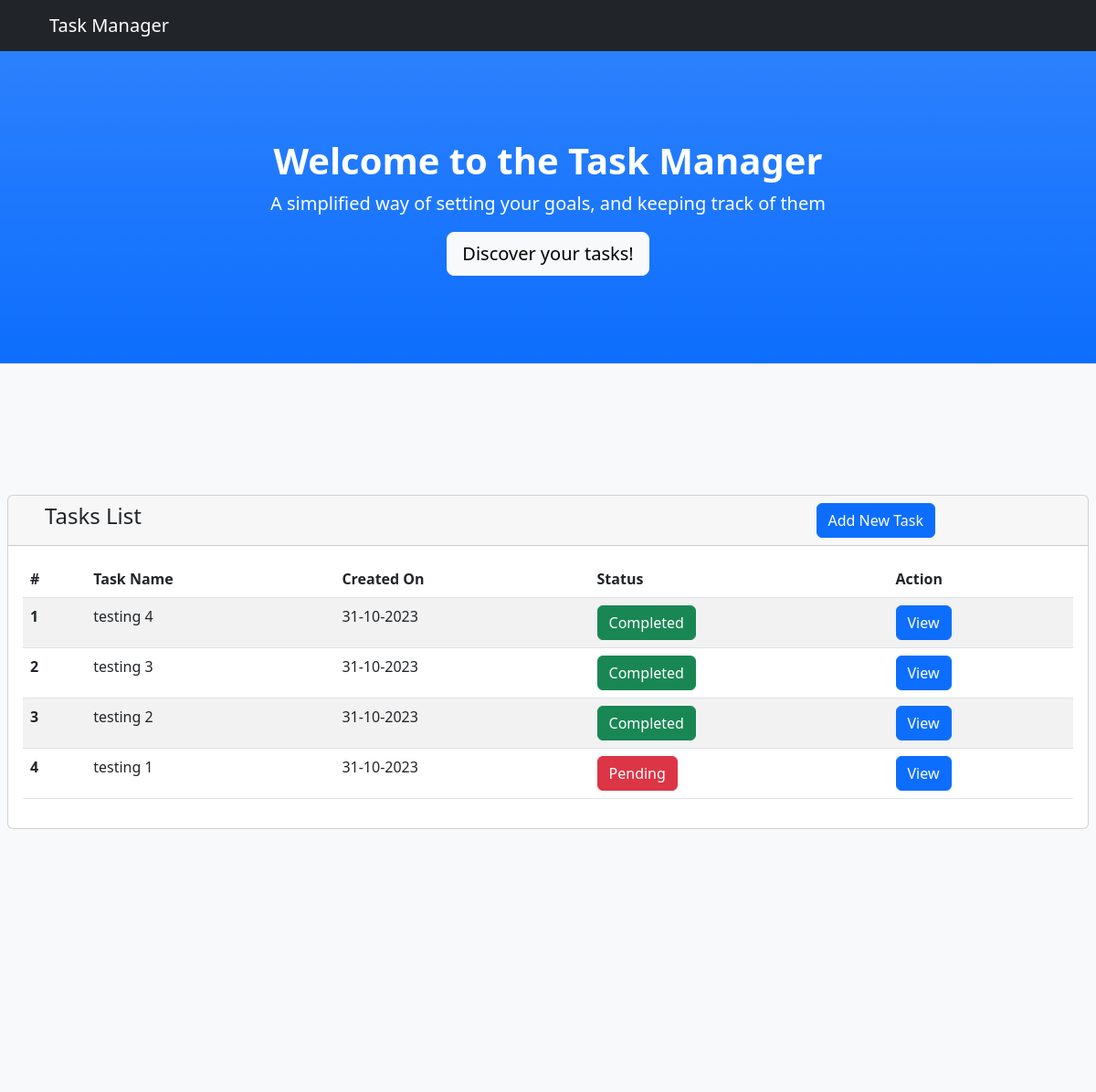
The page / on the database its author committed.
### tables this page shows
CREATE TABLE `task_store` (
  `id` int(11) NOT NULL,
  `task_name` varchar(255) NOT NULL,
  `status` enum('Pending','In Progress','Completed','') NOT NULL,
  `created_at` timestamp NOT NULL DEFAULT current_timestamp() ON UPDATE current_timestamp(),
  `updated_at` timestamp NOT NULL DEFAULT '0000-00-00 00:00:00'
);

### index.php (called while the page is built)
<?php
include 'includes/dbconn.php';
include 'includes/queries.php';
include 'includes/navbar.php';
include 'includes/home.php';
include 'includes/footer.php';
?>

### includes/queries.php (called while the page is built)
<?php
$query = "SELECT * FROM task_store ORDER BY created_at DESC";
$result = $conn->query($query);

### includes/home.php (the view, shortened to what this page needs)
<header class="bg-primary bg-gradient text-white">
    <div class="container px-4 text-center">
        <h1 class="fw-bolder">Welcome to the Task Manager</h1>
        <p class="lead">A simplified way of setting your goals, and keeping track of them</p>
        <a class="btn btn-lg btn-light" href="#tasks">Discover your tasks!</a>
    </div>
</header>
<section class="bg-light" id="tasks">
    <div class=" px-2">
        <div class="row gx-4 justify-content-center">
            <div class="col">
                <div class="card mb-4">
                    <div class="card-header">
                        <div class="row ${1| ,row-cols-2,row-cols-3, auto,justify-content-md-center,|} px-4">
                            <div class="col-md-9  ">
                                <h4>Tasks List</h4>
                            </div>
                            <div class="col  ">
                                <a href="addtask.php" class="btn btn-primary">Add New Task</a>
                            </div>
                        </div>
                    </div>
                    <div class="card-body">
                        <?php if ($result->num_rows > 0) { ?>
                            <table class="table table-striped">
                                <thead>
                                    <tr>
                                        <th scope="col">#</th>
                                        <th scope="col">Task Name</th>
                                        <th scope="col">Created On</th>
                                        <th scope="col">Status</th>
                                        <th scope="col">Action</th>
                                    </tr>
                                </thead>
                                <tbody>
                                    <?php
                                    $p = 1;
                                    while ($row = $result->fetch_assoc()) {
                                        ?>
                                        <tr>
                                            <th scope="row">
                                                <?php echo $p; ?>
                                            </th>
                                            <td>
                                                <?php echo $row["task_name"] ?>
                                            </td>
                                            <td>
                                                <?php echo date("d-m-Y", strtotime($row["created_at"])) ?>
                                            </td>
                                            <td>
                                                <?php
                                                $status = $row["status"];
                                                $pillClass = "";
                                                switch ($status) {
                                                    case "Pending":
                                                        $pillClass = "btn btn-danger";
                                                        break;
                                                    case "Completed":
                                                        $pillClass = "btn btn-success";
                                                        break;
                                                }
                                                ?>
                                                <span class="<?php echo $pillClass; ?>">
                                                    <?php echo $status; ?>
                                                </span>
                                            </td>
                                            <td>
                                                <div class="row ${1| ,row-cols-2,row-cols-3, auto,justify-content-md-center,|}">
                                                    <div class="col-md-3">
                                                        <a href="viewtask.php?task=<?php echo $row['id'] ?>"
                                                            class="btn btn-primary">View</a>
                                                    </div>
                                                </div>
                                            </td>
                                        </tr>
                                        <?php
                                        $p++;
                                    }
                                    $conn->close(); ?>
                                </tbody>
                            </table>
                        <?php } else {
                            echo "No Tasks Found";
                        } ?>
                    </div>
                </div>
            </div>
        </div>
    </div>
</section>

### includes/navbar.php (shortened to what this page needs)
<!DOCTYPE html>
<html lang="en">
    <head>
        <link href="css/styles.css" rel="stylesheet" />
    </head>
    <body id="page-top">
        <nav class="navbar navbar-expand-lg navbar-dark bg-dark fixed-top" id="mainNav">
            <div class="container px-4">
                <a class="navbar-brand" href="#page-top">Task Manager</a>
            </div>
        </nav>

### includes/footer.php (shortened to what this page needs)
<footer class="py-5 bg-dark">
    <div class="container px-4">
        <p class="m-0 text-center text-white">Copyright &copy; T4D
        </p>
    </div>
</footer>
</body>
</html>

### rows shown on the page
task_store: task_name "testing 4", created_at "31-10-2023", status "Completed"
task_store: task_name "testing 3", created_at "31-10-2023", status "Completed"
task_store: task_name "testing 2", created_at "31-10-2023", status "Completed"
task_store: task_name "testing 1", created_at "31-10-2023", status "Pending"
